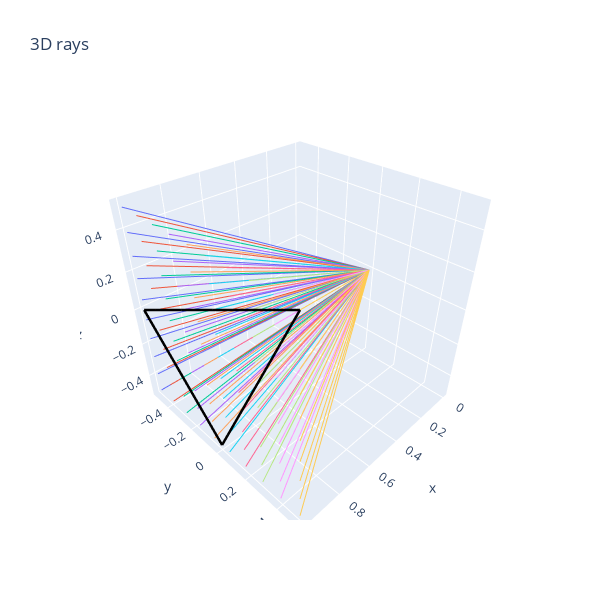
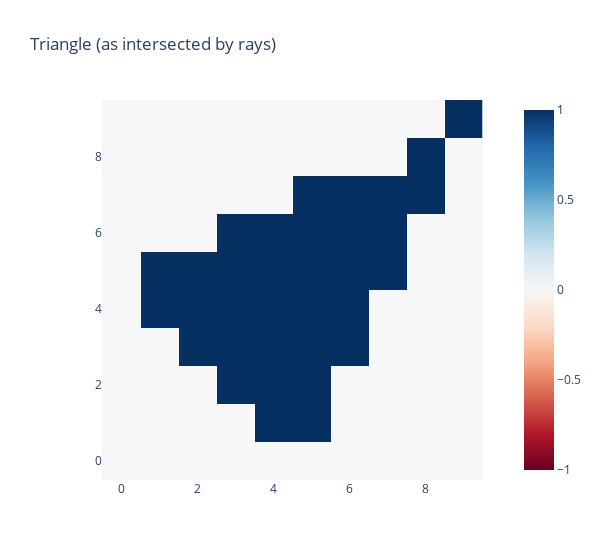

The cell these charts' notebook holds for them, in order:
### Code cell
def raytrace_triangle(
    rays: Float[Tensor, "nrays rayPoints=2 dims=3"], triangle: Float[Tensor, "trianglePoints=3 dims=3"]
) -> Bool[Tensor, "nrays"]:
    """
    For each ray, return True if the triangle intersects that ray.
    """

    nrays = rays.shape[0]
    triangles = e.repeat(triangle, "tp dim -> nrays tp dim", nrays=nrays)

    O = rays[:, 0, :]
    D = rays[:, 1, :]

    A = triangles[:, 0, :]
    B = triangles[:, 1, :]
    C = triangles[:, 2, :]

    M_l = t.stack([(-D), B-A, C-A], 2)
    M_r = O-A

    mask = t.linalg.det(M_l).abs() < 1e-6

    M_l[mask] = t.eye(3)

    sol = t.linalg.solve(M_l, M_r)

    s, u, v = sol.unbind(1)
    
    return (v >= 0) & (u >= 0) & (u+v<= 1)  & (~mask)

    raise NotImplementedError()


A = t.tensor([1, 0.0, -0.5])
B = t.tensor([1, -0.5, 0.0])
C = t.tensor([1, 0.5, 0.5])
num_pixels_y = num_pixels_z = 10
y_limit = z_limit = 0.5

# Plot triangle & rays
test_triangle = t.stack([A, B, C], dim=0)
rays2d = make_rays_2d(num_pixels_y, num_pixels_z, y_limit, z_limit)
triangle_lines = t.stack([A, B, C, A, B, C], dim=0).reshape(-1, 2, 3)
render_lines_with_plotly(rays2d, triangle_lines)

# Calculate and display intersections
intersects = raytrace_triangle(rays2d, test_triangle)
img = intersects.reshape(num_pixels_y, num_pixels_z).int()
imshow(img, origin="lower", width=600, title="Triangle (as intersected by rays)")

### Figure 1 — Plotly figure (JSON) as saved in the notebook; plotly's stock layout.template omitted (floating-point values rounded to 4 significant figures)
{"data": [{"mode": "lines", "type": "scatter3d", "x": [0, 1], "y": [0, -0.5], "z": [0, -0.5]}, {"mode": "lines", "type": "scatter3d", "x": [0, 1], "y": [0, -0.3889], "z": [0, -0.5]}, {"mode": "lines", "type": "scatter3d", "x": [0, 1], "y": [0, -0.2778], "z": [0, -0.5]}, {"mode": "lines", "type": "scatter3d", "x": [0, 1], "y": [0, -0.1667], "z": [0, -0.5]}, {"mode": "lines", "type": "scatter3d", "x": [0, 1], "y": [0, -0.05556], "z": [0, -0.5]}, {"mode": "lines", "type": "scatter3d", "x": [0, 1], "y": [0, 0.05556], "z": [0, -0.5]}, {"mode": "lines", "type": "scatter3d", "x": [0, 1], "y": [0, 0.1667], "z": [0, -0.5]}, {"mode": "lines", "type": "scatter3d", "x": [0, 1], "y": [0, 0.2778], "z": [0, -0.5]}, {"mode": "lines", "type": "scatter3d", "x": [0, 1], "y": [0, 0.3889], "z": [0, -0.5]}, {"mode": "lines", "type": "scatter3d", "x": [0, 1], "y": [0, 0.5], "z": [0, -0.5]}, {"mode": "lines", "type": "scatter3d", "x": [0, 1], "y": [0, -0.5], "z": [0, -0.3889]}, {"mode": "lines", "type": "scatter3d", "x": [0, 1], "y": [0, -0.3889], "z": [0, -0.3889]}, {"mode": "lines", "type": "scatter3d", "x": [0, 1], "y": [0, -0.2778], "z": [0, -0.3889]}, {"mode": "lines", "type": "scatter3d", "x": [0, 1], "y": [0, -0.1667], "z": [0, -0.3889]}, {"mode": "lines", "type": "scatter3d", "x": [0, 1], "y": [0, -0.05556], "z": [0, -0.3889]}, {"mode": "lines", "type": "scatter3d", "x": [0, 1], "y": [0, 0.05556], "z": [0, -0.3889]}, {"mode": "lines", "type": "scatter3d", "x": [0, 1], "y": [0, 0.1667], "z": [0, -0.3889]}, {"mode": "lines", "type": "scatter3d", "x": [0, 1], "y": [0, 0.2778], "z": [0, -0.3889]}, {"mode": "lines", "type": "scatter3d", "x": [0, 1], "y": [0, 0.3889], "z": [0, -0.3889]}, {"mode": "lines", "type": "scatter3d", "x": [0, 1], "y": [0, 0.5], "z": [0, -0.3889]}, {"mode": "lines", "type": "scatter3d", "x": [0, 1], "y": [0, -0.5], "z": [0, -0.2778]}, {"mode": "lines", "type": "scatter3d", "x": [0, 1], "y": [0, -0.3889], "z": [0, -0.2778]}, {"mode": "lines", "type": "scatter3d", "x": [0, 1], "y": [0, -0.2778], "z": [0, -0.2778]}, {"mode": "lines", "type": "scatter3d", "x": [0, 1], "y": [0, -0.1667], "z": [0, -0.2778]}, {"mode": "lines", "type": "scatter3d", "x": [0, 1], "y": [0, -0.05556], "z": [0, -0.2778]}, {"mode": "lines", "type": "scatter3d", "x": [0, 1], "y": [0, 0.05556], "z": [0, -0.2778]}, {"mode": "lines", "type": "scatter3d", "x": [0, 1], "y": [0, 0.1667], "z": [0, -0.2778]}, {"mode": "lines", "type": "scatter3d", "x": [0, 1], "y": [0, 0.2778], "z": [0, -0.2778]}, {"mode": "lines", "type": "scatter3d", "x": [0, 1], "y": [0, 0.3889], "z": [0, -0.2778]}, {"mode": "lines", "type": "scatter3d", "x": [0, 1], "y": [0, 0.5], "z": [0, -0.2778]}, {"mode": "lines", "type": "scatter3d", "x": [0, 1], "y": [0, -0.5], "z": [0, -0.1667]}, {"mode": "lines", "type": "scatter3d", "x": [0, 1], "y": [0, -0.3889], "z": [0, -0.1667]}, {"mode": "lines", "type": "scatter3d", "x": [0, 1], "y": [0, -0.2778], "z": [0, -0.1667]}, {"mode": "lines", "type": "scatter3d", "x": [0, 1], "y": [0, -0.1667], "z": [0, -0.1667]}, {"mode": "lines", "type": "scatter3d", "x": [0, 1], "y": [0, -0.05556], "z": [0, -0.1667]}, {"mode": "lines", "type": "scatter3d", "x": [0, 1], "y": [0, 0.05556], "z": [0, -0.1667]}, {"mode": "lines", "type": "scatter3d", "x": [0, 1], "y": [0, 0.1667], "z": [0, -0.1667]}, {"mode": "lines", "type": "scatter3d", "x": [0, 1], "y": [0, 0.2778], "z": [0, -0.1667]}, {"mode": "lines", "type": "scatter3d", "x": [0, 1], "y": [0, 0.3889], "z": [0, -0.1667]}, {"mode": "lines", "type": "scatter3d", "x": [0, 1], "y": [0, 0.5], "z": [0, -0.1667]}, {"mode": "lines", "type": "scatter3d", "x": [0, 1], "y": [0, -0.5], "z": [0, -0.05556]}, {"mode": "lines", "type": "scatter3d", "x": [0, 1], "y": [0, -0.3889], "z": [0, -0.05556]}, {"mode": "lines", "type": "scatter3d", "x": [0, 1], "y": [0, -0.2778], "z": [0, -0.05556]}, {"mode": "lines", "type": "scatter3d", "x": [0, 1], "y": [0, -0.1667], "z": [0, -0.05556]}, {"mode": "lines", "type": "scatter3d", "x": [0, 1], "y": [0, -0.05556], "z": [0, -0.05556]}, {"mode": "lines", "type": "scatter3d", "x": [0, 1], "y": [0, 0.05556], "z": [0, -0.05556]}, {"mode": "lines", "type": "scatter3d", "x": [0, 1], "y": [0, 0.1667], "z": [0, -0.05556]}, {"mode": "lines", "type": "scatter3d", "x": [0, 1], "y": [0, 0.2778], "z": [0, -0.05556]}, {"mode": "lines", "type": "scatter3d", "x": [0, 1], "y": [0, 0.3889], "z": [0, -0.05556]}, {"mode": "lines", "type": "scatter3d", "x": [0, 1], "y": [0, 0.5], "z": [0, -0.05556]}, {"mode": "lines", "type": "scatter3d", "x": [0, 1], "y": [0, -0.5], "z": [0, 0.05556]}, {"mode": "lines", "type": "scatter3d", "x": [0, 1], "y": [0, -0.3889], "z": [0, 0.05556]}, {"mode": "lines", "type": "scatter3d", "x": [0, 1], "y": [0, -0.2778], "z": [0, 0.05556]}, {"mode": "lines", "type": "scatter3d", "x": [0, 1], "y": [0, -0.1667], "z": [0, 0.05556]}, {"mode": "lines", "type": "scatter3d", "x": [0, 1], "y": [0, -0.05556], "z": [0, 0.05556]}, {"mode": "lines", "type": "scatter3d", "x": [0, 1], "y": [0, 0.05556], "z": [0, 0.05556]}, {"mode": "lines", "type": "scatter3d", "x": [0, 1], "y": [0, 0.1667], "z": [0, 0.05556]}, {"mode": "lines", "type": "scatter3d", "x": [0, 1], "y": [0, 0.2778], "z": [0, 0.05556]}, {"mode": "lines", "type": "scatter3d", "x": [0, 1], "y": [0, 0.3889], "z": [0, 0.05556]}, {"mode": "lines", "type": "scatter3d", "x": [0, 1], "y": [0, 0.5], "z": [0, 0.05556]}, {"mode": "lines", "type": "scatter3d", "x": [0, 1], "y": [0, -0.5], "z": [0, 0.1667]}, {"mode": "lines", "type": "scatter3d", "x": [0, 1], "y": [0, -0.3889], "z": [0, 0.1667]}, {"mode": "lines", "type": "scatter3d", "x": [0, 1], "y": [0, -0.2778], "z": [0, 0.1667]}, {"mode": "lines", "type": "scatter3d", "x": [0, 1], "y": [0, -0.1667], "z": [0, 0.1667]}, {"mode": "lines", "type": "scatter3d", "x": [0, 1], "y": [0, -0.05556], "z": [0, 0.1667]}, {"mode": "lines", "type": "scatter3d", "x": [0, 1], "y": [0, 0.05556], "z": [0, 0.1667]}, {"mode": "lines", "type": "scatter3d", "x": [0, 1], "y": [0, 0.1667], "z": [0, 0.1667]}, {"mode": "lines", "type": "scatter3d", "x": [0, 1], "y": [0, 0.2778], "z": [0, 0.1667]}, {"mode": "lines", "type": "scatter3d", "x": [0, 1], "y": [0, 0.3889], "z": [0, 0.1667]}, {"mode": "lines", "type": "scatter3d", "x": [0, 1], "y": [0, 0.5], "z": [0, 0.1667]}, {"mode": "lines", "type": "scatter3d", "x": [0, 1], "y": [0, -0.5], "z": [0, 0.2778]}, {"mode": "lines", "type": "scatter3d", "x": [0, 1], "y": [0, -0.3889], "z": [0, 0.2778]}, {"mode": "lines", "type": "scatter3d", "x": [0, 1], "y": [0, -0.2778], "z": [0, 0.2778]}, {"mode": "lines", "type": "scatter3d", "x": [0, 1], "y": [0, -0.1667], "z": [0, 0.2778]}, {"mode": "lines", "type": "scatter3d", "x": [0, 1], "y": [0, -0.05556], "z": [0, 0.2778]}, {"mode": "lines", "type": "scatter3d", "x": [0, 1], "y": [0, 0.05556], "z": [0, 0.2778]}, {"mode": "lines", "type": "scatter3d", "x": [0, 1], "y": [0, 0.1667], "z": [0, 0.2778]}, {"mode": "lines", "type": "scatter3d", "x": [0, 1], "y": [0, 0.2778], "z": [0, 0.2778]}, {"mode": "lines", "type": "scatter3d", "x": [0, 1], "y": [0, 0.3889], "z": [0, 0.2778]}, {"mode": "lines", "type": "scatter3d", "x": [0, 1], "y": [0, 0.5], "z": [0, 0.2778]}, {"mode": "lines", "type": "scatter3d", "x": [0, 1], "y": [0, -0.5], "z": [0, 0.3889]}, {"mode": "lines", "type": "scatter3d", "x": [0, 1], "y": [0, -0.3889], "z": [0, 0.3889]}, {"mode": "lines", "type": "scatter3d", "x": [0, 1], "y": [0, -0.2778], "z": [0, 0.3889]}, {"mode": "lines", "type": "scatter3d", "x": [0, 1], "y": [0, -0.1667], "z": [0, 0.3889]}, {"mode": "lines", "type": "scatter3d", "x": [0, 1], "y": [0, -0.05556], "z": [0, 0.3889]}, {"mode": "lines", "type": "scatter3d", "x": [0, 1], "y": [0, 0.05556], "z": [0, 0.3889]}, {"mode": "lines", "type": "scatter3d", "x": [0, 1], "y": [0, 0.1667], "z": [0, 0.3889]}, {"mode": "lines", "type": "scatter3d", "x": [0, 1], "y": [0, 0.2778], "z": [0, 0.3889]}, {"mode": "lines", "type": "scatter3d", "x": [0, 1], "y": [0, 0.3889], "z": [0, 0.3889]}, {"mode": "lines", "type": "scatter3d", "x": [0, 1], "y": [0, 0.5], "z": [0, 0.3889]}, {"mode": "lines", "type": "scatter3d", "x": [0, 1], "y": [0, -0.5], "z": [0, 0.5]}, {"mode": "lines", "type": "scatter3d", "x": [0, 1], "y": [0, -0.3889], "z": [0, 0.5]}, {"mode": "lines", "type": "scatter3d", "x": [0, 1], "y": [0, -0.2778], "z": [0, 0.5]}, {"mode": "lines", "type": "scatter3d", "x": [0, 1], "y": [0, -0.1667], "z": [0, 0.5]}, {"mode": "lines", "type": "scatter3d", "x": [0, 1], "y": [0, -0.05556], "z": [0, 0.5]}, {"mode": "lines", "type": "scatter3d", "x": [0, 1], "y": [0, 0.05556], "z": [0, 0.5]}, {"mode": "lines", "type": "scatter3d", "x": [0, 1], "y": [0, 0.1667], "z": [0, 0.5]}, {"mode": "lines", "type": "scatter3d", "x": [0, 1], "y": [0, 0.2778], "z": [0, 0.5]}, {"mode": "lines", "type": "scatter3d", "x": [0, 1], "y": [0, 0.3889], "z": [0, 0.5]}, {"mode": "lines", "type": "scatter3d", "x": [0, 1], "y": [0, 0.5], "z": [0, 0.5]}, {"line": {"color": "black", "width": 5}, "mode": "lines", "type": "scatter3d", "x": [1, 1], "y": [0, -0.5], "z": [-0.5, 0]}, {"line": {"color": "black", "width": 5}, "mode": "lines", "type": "scatter3d", "x": [1, 1], "y": [0.5, 0], "z": [0.5, -0.5]}, {"line": {"color": "black", "width": 5}, "mode": "lines", "type": "scatter3d", "x": [1, 1], "y": [-0.5, 0.5], "z": [0, 0.5]}], "layout": {"height": 600, "showlegend": false, "title": {"text": "3D rays"}, "width": 600}}

### Figure 2 — Plotly figure (JSON) as saved in the notebook; plotly's stock layout.template omitted (floating-point values rounded to 4 significant figures)
{"data": [{"coloraxis": "coloraxis", "hovertemplate": "x: %{x}<br>y: %{y}<br>color: %{z}<extra></extra>", "name": "0", "type": "heatmap", "xaxis": "x", "yaxis": "y", "z": [[0, 0, 0, 0, 0, 0, 0, 0, 0, 0], [0, 0, 0, 0, 1, 1, 0, 0, 0, 0], [0, 0, 0, 1, 1, 1, 0, 0, 0, 0], [0, 0, 1, 1, 1, 1, 1, 0, 0, 0], [0, 1, 1, 1, 1, 1, 1, 0, 0, 0], [0, 1, 1, 1, 1, 1, 1, 1, 0, 0], [0, 0, 0, 1, 1, 1, 1, 1, 0, 0], [0, 0, 0, 0, 0, 1, 1, 1, 1, 0], [0, 0, 0, 0, 0, 0, 0, 0, 1, 0], [0, 0, 0, 0, 0, 0, 0, 0, 0, 1]]}], "layout": {"coloraxis": {"cmid": 0, "colorscale": [[0, "rgb(103,0,31)"], [0.1, "rgb(178,24,43)"], [0.2, "rgb(214,96,77)"], [0.3, "rgb(244,165,130)"], [0.4, "rgb(253,219,199)"], [0.5, "rgb(247,247,247)"], [0.6, "rgb(209,229,240)"], [0.7, "rgb(146,197,222)"], [0.8, "rgb(67,147,195)"], [0.9, "rgb(33,102,172)"], [1, "rgb(5,48,97)"]]}, "title": {"text": "Triangle (as intersected by rays)"}, "width": 600, "xaxis": {"anchor": "y", "constrain": "domain", "domain": [0, 1], "scaleanchor": "y"}, "yaxis": {"anchor": "x", "autorange": true, "constrain": "domain", "domain": [0, 1]}}}
